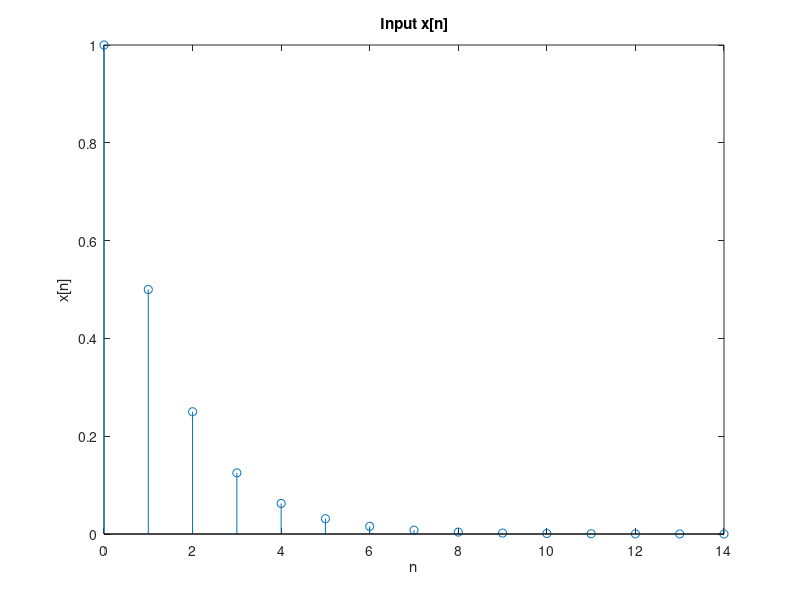
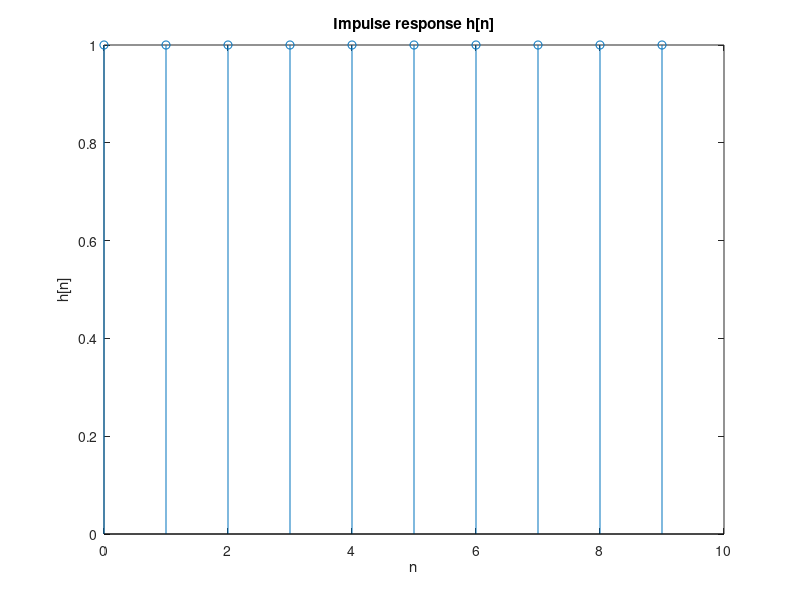
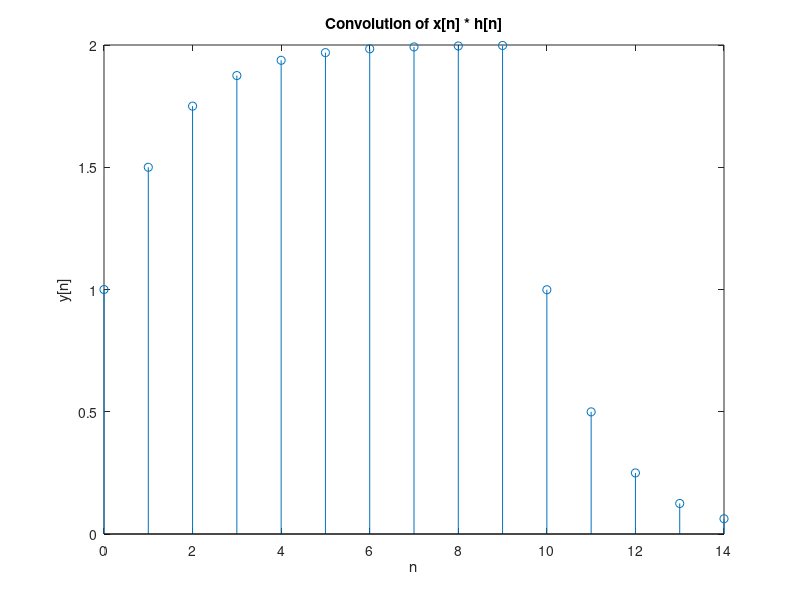
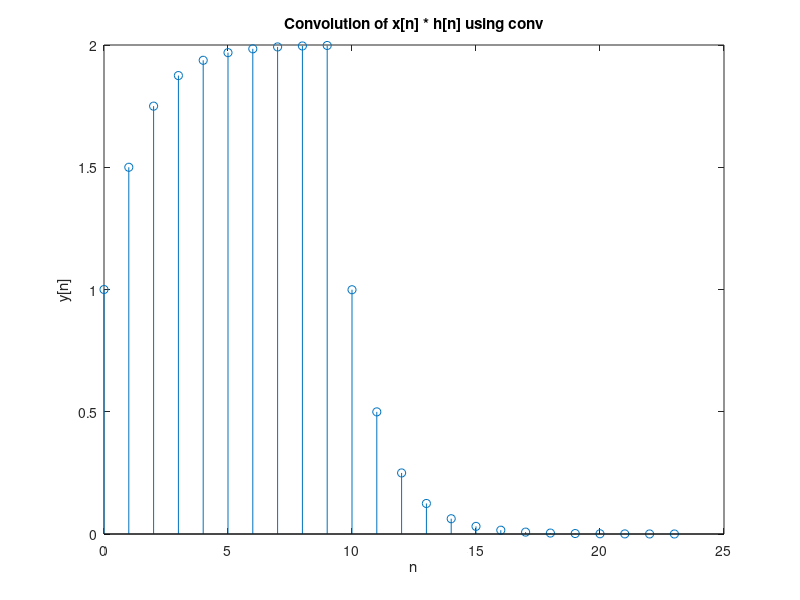

Source code (MATLAB) for these figures, in order:
% Group 96 20/11/2021
% Arda Ünver    - 2444081
% Deniz Karakay - 2443307
% Ercihan Kara  - 2375160

% HW1 Q4-a

% Close all other figures and reset the workspace
clc
close all


% Choose N=15 & L=10 for this part
N = 15;
L = 10;


% Showing the x[n] signal
n=0:1:N-1;
x=(1/2).^n;
figure;
stem(n,x);
xlabel('n');
ylabel('x[n]');
title('Input x[n]')

% Showing h[n] = u[n] - u[n-L] signal
h=ones(1,L);
figure;
stem(0:L-1, h);
xlabel('n');
ylabel('h[n]');
title('Impulse response h[n]')

% Converting h[n] -> h[-n]
h_rev=flip(h);

% We are adding 0's to the beginning and to end of x.
% This is for making computation possible for finite interval.
% This is called zero padding.
x_padded_version = [zeros(1,L-1) x zeros(1,L-1)];

% Create y array with zeros for output 
y = zeros(1,N+L-1);

% Using for loop to execute the convolution sum
for i=1:N+L-1
    % Taking scalar product of h_rev and x
    y(i) = x_padded_version(i:i+L-1) * h_rev';
end

% Showing y[n] signal
y=y(1:N);figure;
stem(n,y);
xlabel('n');
ylabel('y[n]');
title('Convolution of x[n] * h[n]')

% The y[n] signal is same as our theoritical result in Q1-B. We checked the
% values for different L values and our boundaries give same values with
% the MATLAB plot that we generated.

% Executing convolution using MATLAB's built-in function
y=conv(x,h);

% Showing the y[n] signal executed by conv function
figure;
stem(0:N+L-2, y);
xlabel('n');
ylabel('y[n]');
title('Convolution of x[n] * h[n] using conv')

% As you can see that using conv function and calculating convolution by
% ourselves does not affect the final result. Of course, using conv
% function is much easier.
